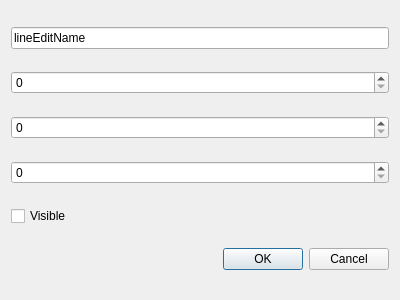
<?xml version="1.0" encoding="UTF-8"?>
<ui version="4.0">
 <class>OptionDialog</class>
 <widget class="QDialog" name="OptionDialog">
  <property name="geometry">
   <rect>
    <x>0</x>
    <y>0</y>
    <width>400</width>
    <height>300</height>
   </rect>
  </property>
  <property name="windowTitle">
   <string>Dialog</string>
  </property>
  <layout class="QVBoxLayout" name="verticalLayout">
   <item>
    <widget class="QLineEdit" name="lineEditName">
     <property name="text">
      <string>lineEditName</string>
     </property>
    </widget>
   </item>
   <item>
    <widget class="QSpinBox" name="spinBoxR">
     <property name="maximum">
      <number>255</number>
     </property>
    </widget>
   </item>
   <item>
    <widget class="QSpinBox" name="spinBoxG">
     <property name="maximum">
      <number>255</number>
     </property>
    </widget>
   </item>
   <item>
    <widget class="QSpinBox" name="spinBoxB">
     <property name="maximum">
      <number>255</number>
     </property>
    </widget>
   </item>
   <item>
    <widget class="QCheckBox" name="checkBoxVisible">
     <property name="text">
      <string>Visible</string>
     </property>
    </widget>
   </item>
   <item>
    <widget class="QDialogButtonBox" name="buttonBox">
     <property name="orientation">
      <enum>Qt::Orientation::Horizontal</enum>
     </property>
     <property name="standardButtons">
      <set>QDialogButtonBox::StandardButton::Cancel|QDialogButtonBox::StandardButton::Ok</set>
     </property>
    </widget>
   </item>
  </layout>
 </widget>
 <resources/>
 <connections>
  <connection>
   <sender>buttonBox</sender>
   <signal>accepted()</signal>
   <receiver>OptionDialog</receiver>
   <slot>accept()</slot>
   <hints>
    <hint type="sourcelabel">
     <x>248</x>
     <y>254</y>
    </hint>
    <hint type="destinationlabel">
     <x>157</x>
     <y>274</y>
    </hint>
   </hints>
  </connection>
  <connection>
   <sender>buttonBox</sender>
   <signal>rejected()</signal>
   <receiver>OptionDialog</receiver>
   <slot>reject()</slot>
   <hints>
    <hint type="sourcelabel">
     <x>316</x>
     <y>260</y>
    </hint>
    <hint type="destinationlabel">
     <x>286</x>
     <y>274</y>
    </hint>
   </hints>
  </connection>
 </connections>
</ui>
